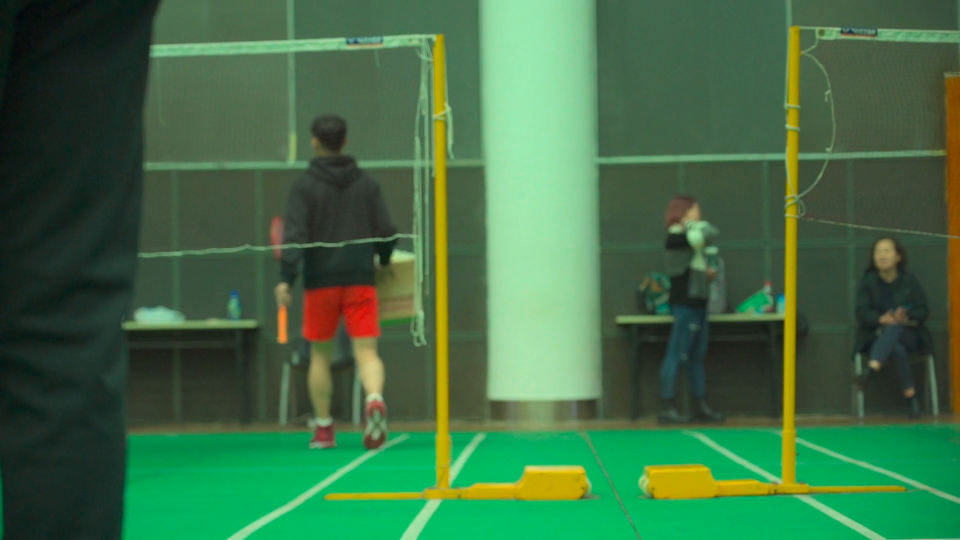
#> input picture frame 8 of Day-33/coding_practice/input/badminton.mp4, 1920 x 1080 px, given in place of travelling.mp4, which was not available (shown at 1/2 size)
$ python video_processing.py
#> lines starting #> are read from the running program, lines starting #| are printed output that depends on the picture; after the words box and inside, x2 and y2 are one past the last pixel; in counts of white or black regions, pixels touching at a corner belong together
import cv2
import os

# ==========================================
# 1. Define input and output paths
# ==========================================

input_path = r"C:\Users\Mr Waleed\OneDrive\Desktop\Day-27\Coding_Practice\input\travelling.mp4"
output_path = r"output\processed_edges.mp4"

os.makedirs("output", exist_ok=True)

# ==========================================
# 2. Read video
# ==========================================

cap = cv2.VideoCapture(input_path)

if not cap.isOpened():
    print("Error: Unable to open video.")
    exit()

# ==========================================
# 3. Get video properties
# ==========================================

fps = cap.get(cv2.CAP_PROP_FPS)
width = int(cap.get(cv2.CAP_PROP_FRAME_WIDTH))
height = int(cap.get(cv2.CAP_PROP_FRAME_HEIGHT))
total_frames = int(cap.get(cv2.CAP_PROP_FRAME_COUNT))

print("\n========== VIDEO INFORMATION ==========")
print(f"FPS: {fps}")
print(f"Width: {width}")
print(f"Height: {height}")
print(f"Total Frames: {total_frames}")

if fps <= 0:
    fps = 30.0

# ==========================================
# 4. Initialize VideoWriter
# ==========================================

fourcc = cv2.VideoWriter_fourcc(*'mp4v')

writer = cv2.VideoWriter(
    output_path,
    fourcc,
    fps,
    (width, height),
    isColor=False
)

if not writer.isOpened():
    print("Error: Unable to create output video.")
    cap.release()
    exit()

# ==========================================
# 5. Read and process frames
# ==========================================

frame_number = 0

while True:

    ret, frame = cap.read()
#> frame is the input picture: shape (1080, 1920, 3); mean B, G, R 70.3, 108.5, 64.5

    if not ret:
        print("Video processing completed.")
        break

    frame_number += 1

    # Convert frame into grayscale
    gray = cv2.cvtColor(frame, cv2.COLOR_BGR2GRAY)
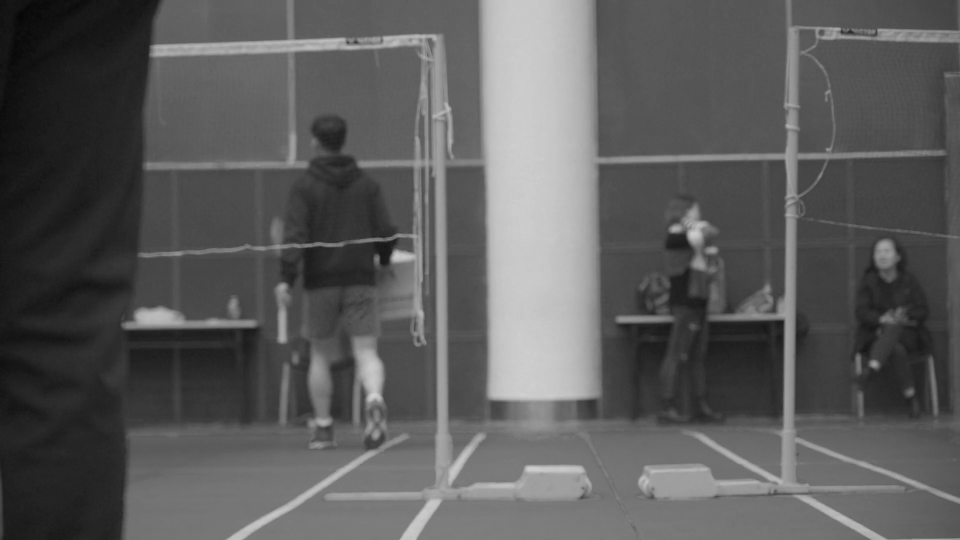
#> gray: shape (1080, 1920) (shown at 1/2 size); min 2, max 210, mean 91

    # Apply Canny Edge Detection
    edges = cv2.Canny(gray, 100, 200)
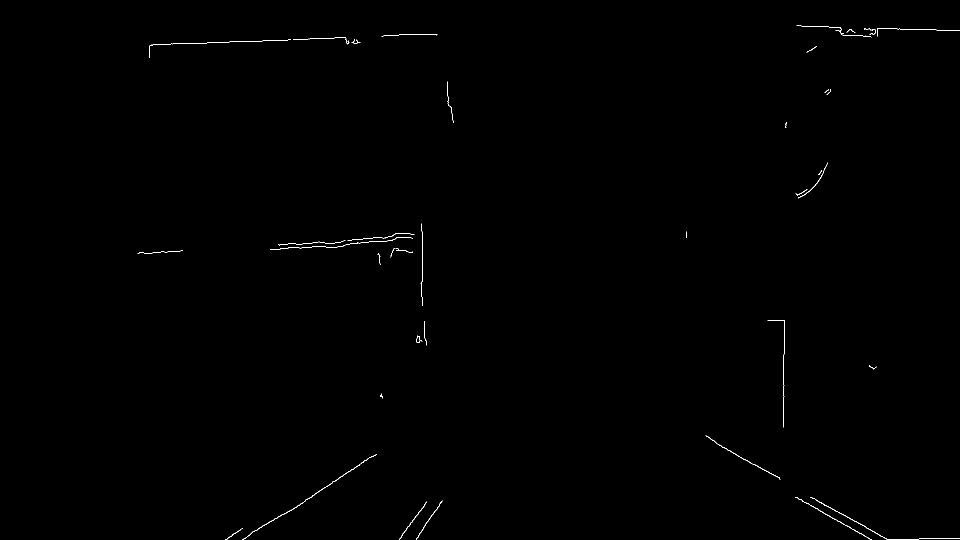
#> edges: shape (1080, 1920) (shown at 1/2 size); 0.21% white in thin lines or dots, all inside (x1, y1, x2, y2) = (275, 50, 1920, 1080)

    # Fit both previews in one window without changing the saved video size.
    preview_scale = min(1100 / (2 * width), 700 / height, 1.0)
    preview_size = (
        max(1, int(width * preview_scale)),
        max(1, int(height * preview_scale)),
    )
    original_preview = cv2.resize(
        frame, preview_size, interpolation=cv2.INTER_AREA
    )
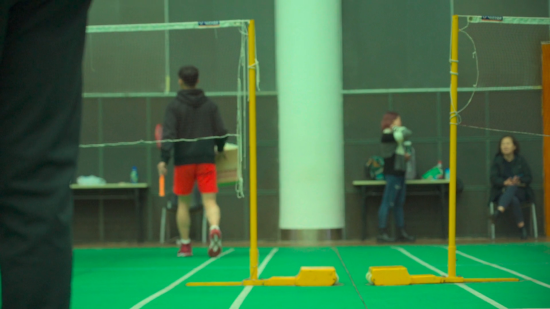
#> original_preview: shape (309, 550, 3); mean B, G, R 70.3, 108.5, 64.5
    edges_preview = cv2.resize(
        edges, preview_size, interpolation=cv2.INTER_AREA
    )
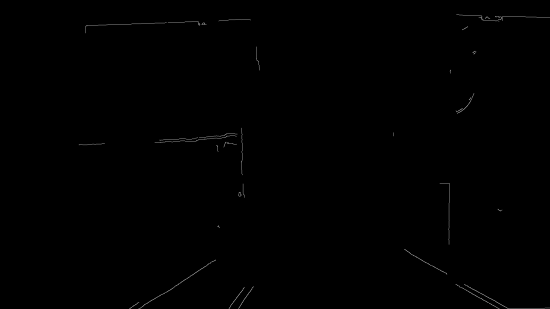
#> edges_preview: shape (309, 550); min 0, max 124, mean 0.5
    edges_preview = cv2.cvtColor(edges_preview, cv2.COLOR_GRAY2BGR)
#> edges_preview: shape (309, 550, 3)

    cv2.putText(
        original_preview, "Original", (10, 30),
        cv2.FONT_HERSHEY_SIMPLEX, 0.8, (0, 255, 0), 2
    )
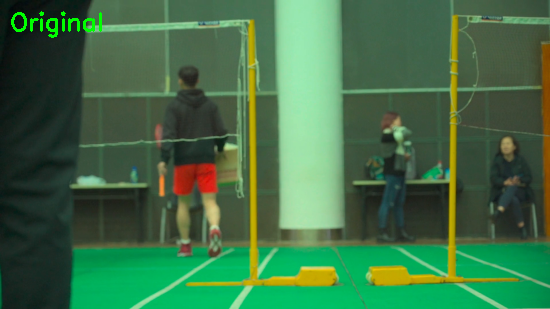
#> original_preview: shape (309, 550, 3); 0.41% of pixels changed, all inside (x1, y1, x2, y2) = (11, 11, 102, 38)
    cv2.putText(
        edges_preview, "Canny Edges", (10, 30),
        cv2.FONT_HERSHEY_SIMPLEX, 0.8, (0, 255, 0), 2
    )
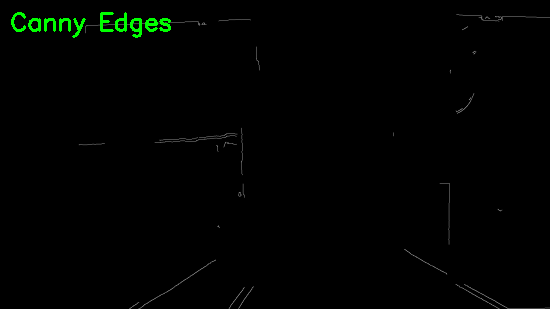
#> edges_preview: shape (309, 550, 3); mean B, G, R 0.5, 2.2, 0.5
    preview = cv2.hconcat([original_preview, edges_preview])
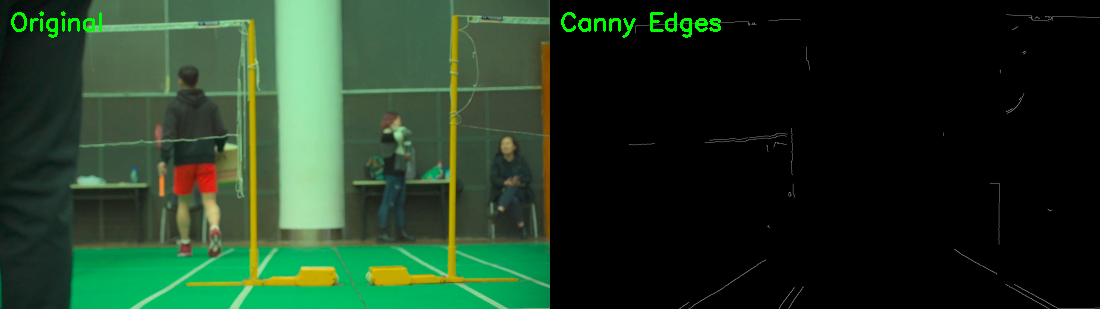
#> preview: shape (309, 1100, 3); mean B, G, R 35.3, 55.8, 32.4
    cv2.imshow("Original and Canny Edge Detection", preview)

    # Save processed frame
    writer.write(edges)

    print(f"Processing frame: {frame_number}/{total_frames}", end="\r")

    # Press Q to stop
    if cv2.waitKey(max(1, int(1000 / fps))) & 0xFF == ord('q'):
#> (key q is pressed here)
        break

# ==========================================
# 6. Release resources
# ==========================================

cap.release()
writer.release()

cv2.destroyAllWindows()

print("\nProcessed video saved successfully!")
print(f"Output: {output_path}")

$ run again, starting later in the video
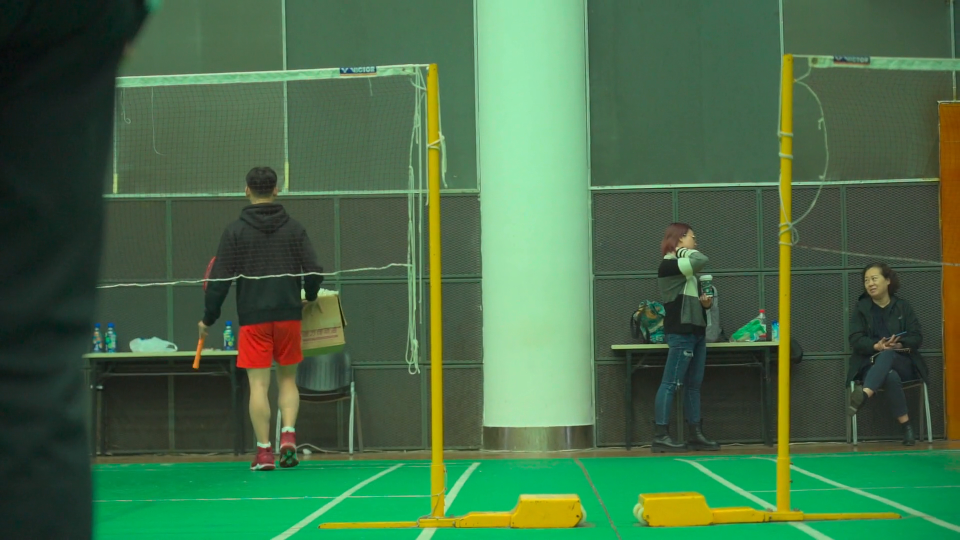
#> input picture frame 37 of Day-33/coding_practice/input/badminton.mp4, 1920 x 1080 px, given in place of travelling.mp4, which was not available (shown at 1/2 size)
#> frame is the input picture: shape (1080, 1920, 3); mean B, G, R 71.8, 107, 69.7
#> `edges = cv2.Canny(gray, 100, 200)`:
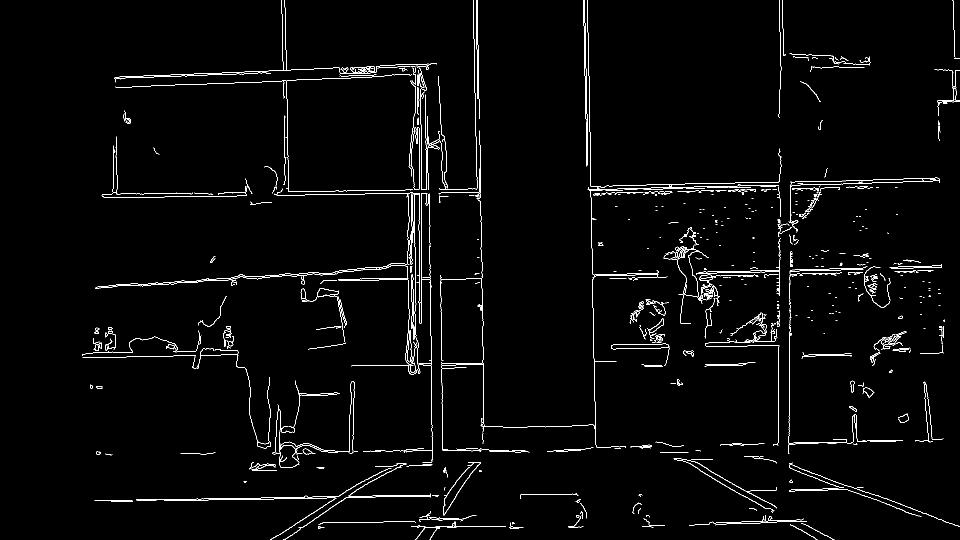
#> edges: shape (1080, 1920) (shown at 1/2 size); 2% white in thin lines or dots
#> `preview = cv2.hconcat([original_preview, edges_preview])`:
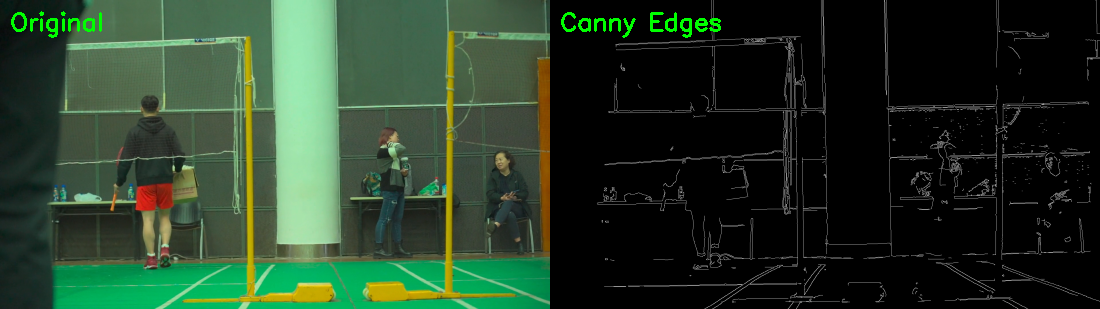
#> preview: shape (309, 1100, 3); mean B, G, R 38.4, 57.3, 37.3

$ run again, starting later in the video
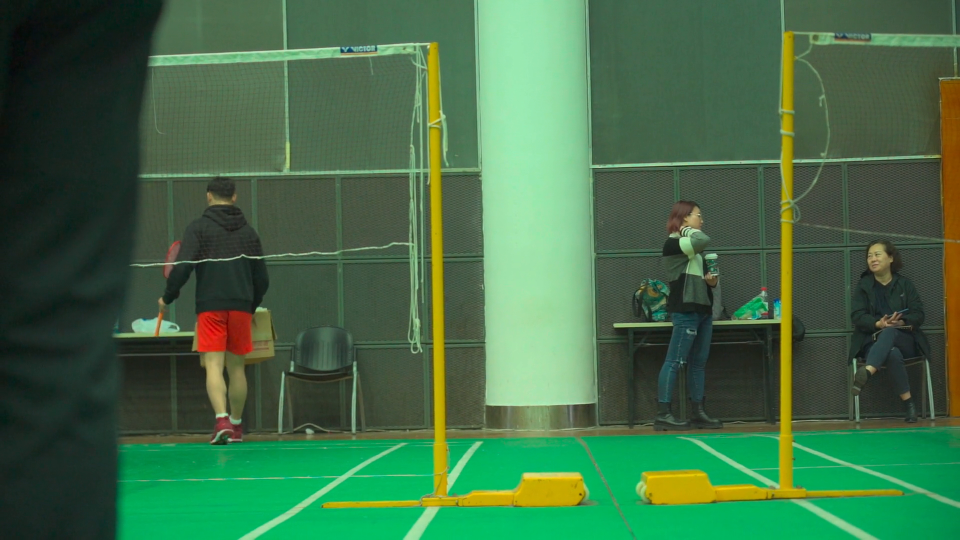
#> input picture frame 67 of Day-33/coding_practice/input/badminton.mp4, 1920 x 1080 px, given in place of travelling.mp4, which was not available (shown at 1/2 size)
#> frame is the input picture: shape (1080, 1920, 3); mean B, G, R 71.3, 107.5, 65.9
#> `edges = cv2.Canny(gray, 100, 200)`:
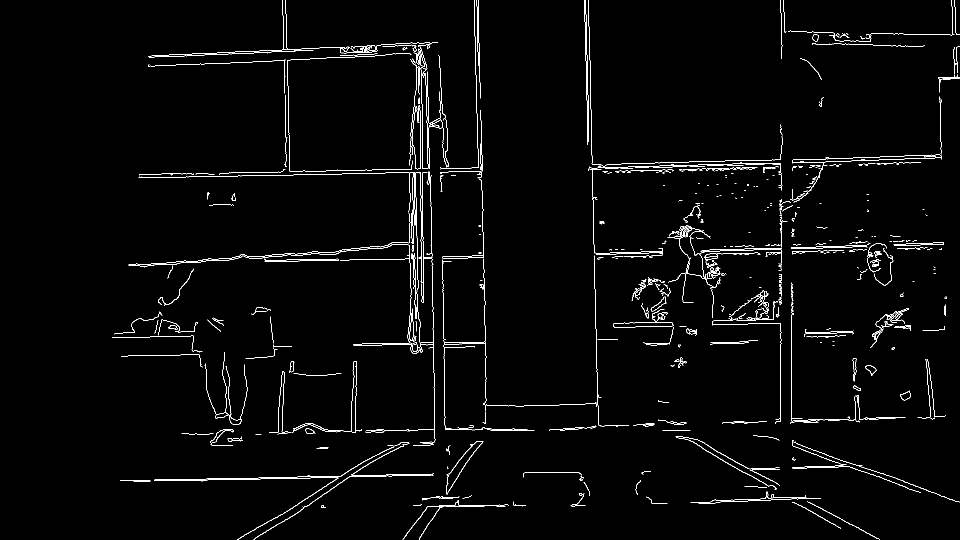
#> edges: shape (1080, 1920) (shown at 1/2 size); 1.9% white in thin lines or dots, all inside (x1, y1, x2, y2) = (224, 0, 1920, 1080)
#> `preview = cv2.hconcat([original_preview, edges_preview])`:
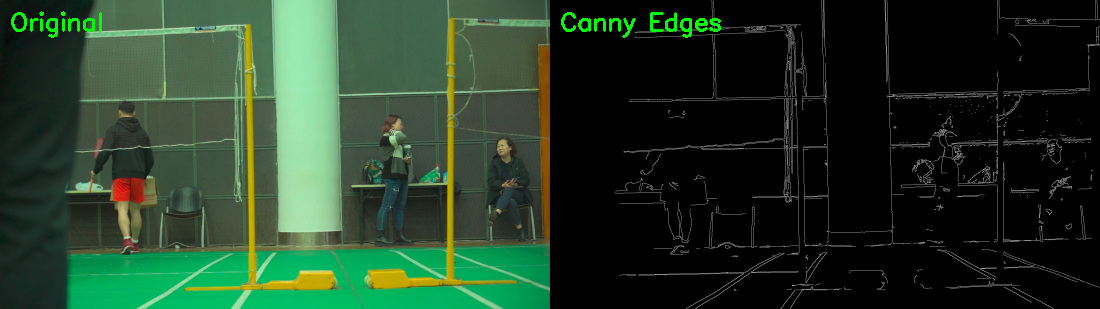
#> preview: shape (309, 1100, 3); mean B, G, R 38, 57.5, 35.3
